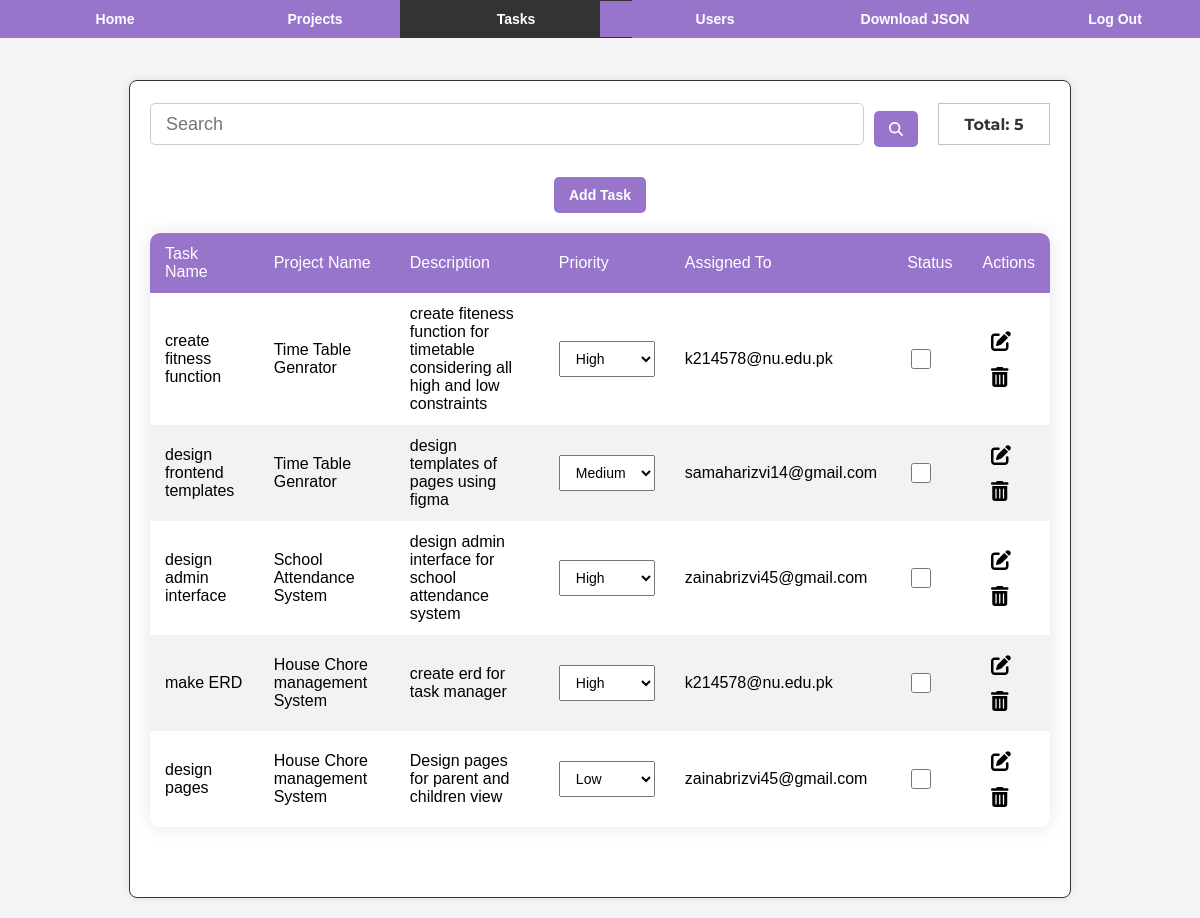
The app's page /todolist/tasks/ (signed in) with its own data.
### tdapp/models.py (models this page shows, shortened)
class Task(models.Model):
    task_id = models.AutoField(primary_key=True)
    task_name = models.CharField(max_length=255)
    project_name = models.ForeignKey(Project, on_delete=models.CASCADE , null=False, default=False)
    description = models.TextField()
    priority = models.CharField(max_length=10, choices=[('high', 'High'), ('medium', 'Medium'), ('low', 'Low')])
    completed = models.BooleanField(default=False)
    assigned_to = models.ForeignKey(settings.AUTH_USER_MODEL, on_delete=models.CASCADE, null=False, default=False)

class Project(models.Model):
    project_id = models.AutoField(primary_key=True)
    project_name = models.CharField(max_length=255)
    description = models.TextField()

class CustomUser(AbstractUser):
    username = None
    email = models.EmailField(_("email address"), unique=True)
    USERNAME_FIELD = "email"
    REQUIRED_FIELDS = []
    objects = CustomUserManager()

### tdapp/task_views.py (the view)
# urls.py: path('tasks/', task_list, name='task-list'),
@login_required
def task_list(request):
    if request.user.is_superuser:
        tasks = Task.objects.all().order_by('project_name')
    else:
        tasks = Task.objects.filter(assigned_to=request.user).order_by('project_name')
    return render(request, 'admin/task-list.html', {'tasks': tasks})

### templates/admin/task-list.html (shortened to what this page needs)
{% extends "base.html" %}
{% block extra_css %}
<link rel="stylesheet" href="https://cdnjs.cloudflare.com/ajax/libs/font-awesome/6.0.0/css/all.min.css">
{% endblock %}
{% block content %}
<div id="vanta-container"></div>
<div class="navbar">
    <li><a href="{% url 'home' %}" class="btn-primary">Home</a></li>
    <li><a href="{% url 'project-list' %}" class="btn-primary">Projects</a></li>
    <li class="active"><a href="{% url 'task-list' %}" class="btn-primary" id="">Tasks</a></li>
    {% if user.is_superuser %}
    <li><a href="{% url 'user-list' %}" class="btn-primary">Users</a></li>
    <li><a href="{% url 'download-json' %}" class="btn-primary">Download JSON</a></li>
    {% endif %}
    <li><a href="{% url 'logout' %}" class="btn-primary">Log Out</a></li>
</div>
<div class="container">
{% if user.is_authenticated %}
    <div class="form-container">
        <form id="search-form" class="search_field">
            <input id="search-input" type="text" class="input-search" placeholder="Search" />
            <button id="search-button" type="submit" class="btn btn-primary">
                <i class="fas fa-search"></i>
              </button>
        </form>
        <div class="total-records-indicator">Total: {{ tasks.count }}</div>
    </div>
    {% if user.is_superuser %}
        <div class="row">
            <a href="{% url 'add-task' %}" class="btn btn-primary">Add Task</a>
        </div>
        <div class="table-container">
            <table class="table">
                <thead>
                    <tr>
                        <th>Task Name</th>
                        <th>Project Name</th>
                        <th>Description</th>
                        <th>Priority</th>
                        <th>Assigned To</th>
                        <th>Status</th>
                        <th>Actions</th>
                    </tr>
                </thead>
                <tbody>
                    {% for task in tasks %}
                        <tr>
                            <td>{{ task.task_name }}</td>
                            <td>{{ task.project_name.project_name }}</td>
                            <td>{{ task.description }}</td>
                            <td>
                                <select class="priority-select" data-task-id="{{ task.task_id }}">
                                    <option value="high" {% if task.priority == 'high' %}selected{% endif %}>High</option>
                                    <option value="medium" {% if task.priority == 'medium' %}selected{% endif %}>Medium</option>
                                    <option value="low" {% if task.priority == 'low' %}selected{% endif %}>Low</option>
                                </select>
                            </td>
                            <td>{{ task.assigned_to.email }}</td>
                            <td>
                                <input type="checkbox" class="status-checkbox" data-task-id="{{ task.task_id }}" {% if task.completed %}checked{% endif %}>
                            </td>
                            <td class="border-0 align-middle">
                                <a href="{% url 'edit-task' task.task_id %}" data-mdb-tooltip-init title="Done"><i
                                    class="fas fa-edit fa-lg text-success me-3"></i></a>
                                <a href="{% url 'delete-task' task.task_id %}" data-mdb-tooltip-init title="Remove"><i
                                    class="fas fa-trash-alt fa-lg text-warning"></i></a>
                              </td>
                        </tr>
                    {% endfor %}
                </tbody>
            </table>
        </div>
    {% endif %}
{% else %}
    <p>You are not logged in.</p>
    <a href="{% url 'login' %}">Log In</a> |
    <a href="{% url 'signup' %}">Sign Up</a>
{% endif %}
</div>
{% endblock %}

### assets/static/css/style.css (style rules this page uses)
body { font-family: Arial, sans-serif; background-color: #3f1cbd; margin: 0; padding: 0; }

### templates/base.html (style rules this page uses)
body { font-family: 'Segoe UI', Tahoma, Geneva, Verdana, sans-serif; padding: 0% 5%; justify-content: center; align-items: center; max-width: 100%; overflow-x: hidden; background-color: white; margin: 0px; }
a { border-color: #003b66; background-color: transparent; border-width: 10px; display: block; padding: 8px; text-decoration: none; color: black; font-weight: bold; }
.active { background-color: #003b66; display: block; padding: 8px; text-decoration: none; color: white; font-weight: normal; }
li { display: inline; float: left; width: 40%; text-align: center; }
.container { padding: 30px; width: 100%; max-width: 900px; }
.row { display: flex; justify-content: center; align-items: center; width: 100%; background-color: transparent; margin-top: 10px; margin-bottom: 10px; }
.table-container { display: flex; justify-content: center; margin-top: 20px; }
table { background-color: #fff; width: auto; overflow-x: auto; overflow-y: auto; margin-left: auto; margin-right: auto; display: block; margin-bottom: 50px; border-collapse: collapse; box-shadow: 0 0 20px rgba(0, 0, 0, 0.1); }
table thead { overflow: hidden; position: sticky; top: 0; }
table tbody { overflow-y: auto; }
table th, table td { padding: 12px 15px; text-align: left; height: 15px; }
table th { background-color: #003b66; color: #fff; font-weight: 500; position: sticky; top: 0; }
table tbody tr:nth-child(even) { background-color: #f2f2f2; }
select, span { padding: 8px 12px; font-size: 14px; }
.total-records-indicator { border-width: 0px; border-style: solid; background-color: white; color: black; border-color: #c2c2c2; height: 20px; width: 80px; border-width: 1px; padding: 10px 20px; font-family: 'Montserrat', sans-serif; justify-content: center; text-align: center; align-items: center; }
.search_field { display: flex; align-items: center; position: relative; width: 100%; }
.input-search { font-size: 18px; padding: 5px 10px; height: 30px; width: 100%; padding-left: 35px; outline: none; background: #FFFFFF; color: #000000; border: 1px solid #C4D1EB; box-shadow: 3 }
@media screen and (min-width: 600px) { .search_field { width: 80%; } }

### records on screen
Task: task_name "create fitness function", project_name.project_name "Time Table Genrator", description "create fiteness function for timetable considering all high and low constraints", priority+task_id "High", assigned_to.email "k214578@nu.edu.pk"
Task: task_name "design frontend templates", project_name.project_name "Time Table Genrator", description "design templates of pages using figma", priority+task_id "Medium", assigned_to.email "samaharizvi14@gmail.com"
Task: task_name "design admin interface", project_name.project_name "School Attendance System", description "design admin interface for school attendance system", priority+task_id "High", assigned_to.email "zainabrizvi45@gmail.com"
Task: task_name "make ERD", project_name.project_name "House Chore management System", description "create erd for task manager", priority+task_id "High", assigned_to.email "k214578@nu.edu.pk"
Task: task_name "design pages", project_name.project_name "House Chore management System", description "Design pages for parent and children view", priority+task_id "Low", assigned_to.email "zainabrizvi45@gmail.com"

### other values on screen
{{ tasks.count }} "5"
